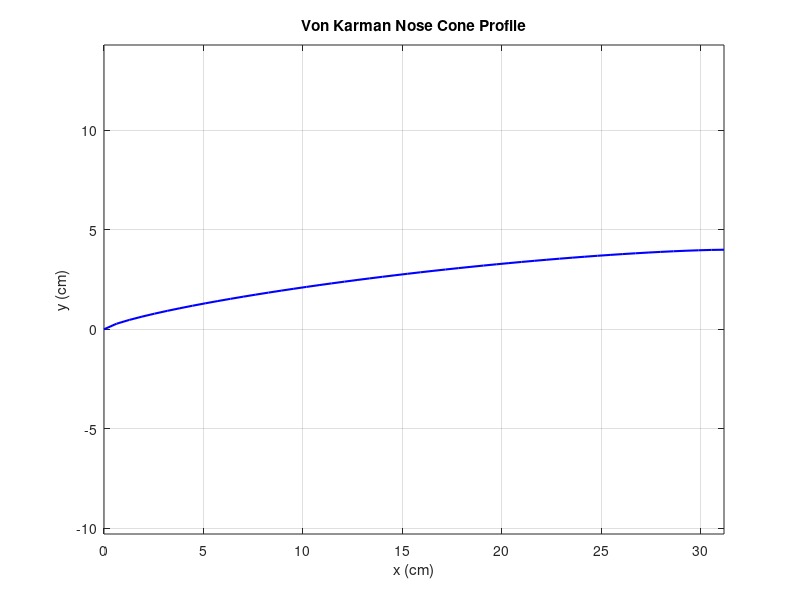

MATLAB code to generate this figure:
% MATLAB script for Von Karman nose cone profile with plotting

% Parameters
R = 8 / 2; % Base radius in cm
L = 31.1743; % Cone length in cm

% Number of intervals
n_points = 50;

% Generate x values (divide L into intervals)
x_values = linspace(0, L, n_points);

% Initialize y values
y_values = zeros(size(x_values));

% Calculate the Von Karman profile
theta = @(x) acos(1 - 2 * x / L); % Function for theta
y = @(theta) R * sqrt((theta - sin(2 * theta) / 2) / pi); % Function for y

for i = 1:length(x_values)
    t = theta(x_values(i));
    y_values(i) = y(t);
end

% Save to .txt file
file_path = 'Von_Karman_Profile.txt';
file_id = fopen(file_path, 'w');

% Write fixed header lines
fprintf(file_id, '3d = True\n');
fprintf(file_id, 'Fit = True\n');

% Write data in the format: z x y
for i = 1:length(x_values)
    fprintf(file_id, '0\t%.6f\t%.6f\n', x_values(i), y_values(i));
end

fclose(file_id);

% Plot the profile
figure;
plot(x_values, y_values, 'b-', 'LineWidth', 1.5);
xlabel('x (cm)');
ylabel('y (cm)');
title('Von Karman Nose Cone Profile');
grid on;
axis equal;

disp(['Profile data saved to ', file_path]);
